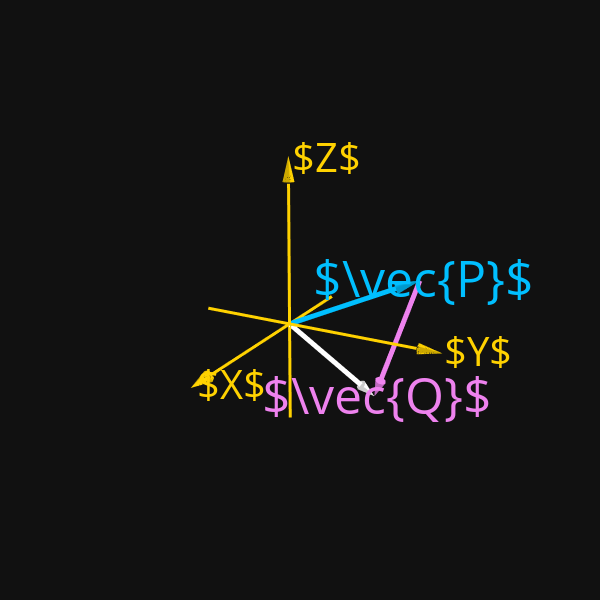

The notebook cell saved with this chart:
### Code cell
# Colores de los elementos a graficar
ColorP = 'rgba(0, 191, 255, 60)'
ColorQ = 'rgba(238, 130, 238, 60)'
ColorR = 'rgba(255, 255, 255, 60)'
TextoR = r"$\vec{{R}}=({0:.1f},{1:.1f},{2:.1f})$".format(R[0],R[1],R[2])
ColorEjes = 'rgba(255, 210, 0, 60)'

# Parámetros para ajustar la graficación
vecs     = column_stack((P,Q,R))
ValorMax = vecs.max()*1.1 # Máximo en los ejes
ValorMin = vecs.min()*1.1 # Mínimo en los ejes
# Tamaños de las puntas de los vectores
Tip   = 1.0
Shift = 0.2*Tip
ShiftR = 3*Tip
# Dirección de los vectores
Punit = P/sqrt(dot(P,P))
Qunit = -Q/sqrt(dot(Q,Q))
Runit = R/sqrt(dot(R,R))

# Vector P
TipP = go.Cone(x=[P[0]],y=[P[1]],z=[P[2]],
               u=[Tip*Punit[0]],v=[Tip*Punit[1]],w=[Tip*Punit[2]],
               colorscale=[[0, ColorP],[1.0, ColorP]],
               sizemode="absolute",
               sizeref=1.0,
               anchor="tip",
               showscale=False)
VecP = go.Scatter3d(x=[0,P[0]-Tip*Punit[0]],
                    y=[0,P[1]-Tip*Punit[1]],
                    z=[0,P[2]-Tip*Punit[2]],
                    mode="lines",showlegend=False,
                    line=dict(width=10,color=ColorP))
# Vector Q
TipQ = go.Cone(x=[P[0]-Q[0]],y=[P[1]-Q[1]],z=[P[2]-Q[2]],
               u=[Tip*Qunit[0]],v=[Tip*Qunit[1]],w=[Tip*Qunit[2]],
               colorscale=[[0, ColorQ],[1.0, ColorQ]],
               sizemode="absolute",
               sizeref=1.0,
               anchor="tip",
               showscale=False)
VecQ = go.Scatter3d(x=[P[0],P[0]-Q[0]-Tip*Qunit[0]],
                    y=[P[1],P[1]-Q[1]-Tip*Qunit[1]],
                    z=[P[2],P[2]-Q[2]-Tip*Qunit[2]],
                    mode="lines",showlegend=False,
                    line=dict(width=10,color=ColorQ))
# Vector R
TipR = go.Cone(x=[R[0]],y=[R[1]],z=[R[2]],
               u=[Tip*Runit[0]],v=[Tip*Runit[1]],w=[Tip*Runit[2]],
               colorscale=[[0, ColorR],[1.0, ColorR]],
               sizemode="absolute",
               sizeref=1.0,
               anchor="tip",
               showscale=False)
VecR = go.Scatter3d(x=[0,R[0]-Tip*Runit[0]],
                    y=[0,R[1]-Tip*Runit[1]],
                    z=[0,R[2]-Tip*Runit[2]],
                    mode="lines",showlegend=False,
                    line=dict(width=10,color=ColorR))
# Puntas de los ejes
ConosEjes = go.Cone( x = [ValorMax,0,0],
                     y = [0,ValorMax,0],
                     z = [0,0,ValorMax],
                     u = [Tip, 0, 0],
                     v = [0, Tip, 0],
                     w = [0, 0, Tip],
                     colorscale=[[0, ColorEjes],[1.0, ColorEjes]],
                     sizemode="absolute",
                     sizeref=0.1,
                     anchor="tip",
                     showscale=False)
# Eje x
Eje_x = go.Scatter3d(x = [ValorMin,ValorMax-Tip],
                     y = [0,0],
                     z = [0,0],
                     mode = 'lines',
                     showlegend = False,
                     line = dict(width = 6,
                                 color = ColorEjes))
# Eje y
Eje_y = go.Scatter3d(x = [0,0],
                     y = [ValorMin,ValorMax-Tip],
                     z = [0,0],
                     mode = 'lines',
                     showlegend = False,
                     line = dict(width = 6,
                                 color = ColorEjes))
# Eje z
Eje_z = go.Scatter3d(x = [0,0],
                     y = [0,0],
                     z = [ValorMin,ValorMax-Tip],
                     mode = 'lines',
                     showlegend = False,
                     line = dict(width = 6,
                                 color = ColorEjes)) 
# --------------------------------------------------
# Graficación de los diferentes elementos
fig = go.Figure(data=[ConosEjes,Eje_x,Eje_y,Eje_z,
                      TipP,VecP,
                      TipQ,VecQ,
                      TipR,VecR])
# Ajustes de la escena
fig.update_layout( \
# - begin scene                  
scene = dict(xaxis_title='',yaxis_title='',zaxis_title='',
    xaxis = dict(nticks=0, range=[ValorMin,ValorMax],ticktext=[""],tickvals= [0.0],visible=False),
    yaxis = dict(nticks=0, range=[ValorMin,ValorMax],ticktext=[""],tickvals= [0.0],visible=False),
    zaxis = dict(nticks=0, range=[ValorMin,ValorMax],ticktext=[""],tickvals= [0.0],visible=False),
    camera_eye=dict(x=1.5, y=0.8, z=0.6),
    annotations=[\
      dict(showarrow=False, x=ValorMax, y=Shift, z=Shift,
           text="$X$",xanchor="left",xshift=0,
           opacity=1.0,font=dict(size=40,color = ColorEjes) ),
      dict(showarrow=False, x=Shift,y=ValorMax,z=Shift,
           text="$Y$",xanchor="left",xshift=0,
           opacity=1.0,font=dict(size=40,color = ColorEjes) ),
      dict(showarrow=False, x=Shift,y=Shift,z=ValorMax,
           text="$Z$",xanchor="left",xshift=0,
           opacity=1.0,font=dict(size=40,color = ColorEjes)),
      dict(showarrow=False,x=P[0]+Shift,y=P[1]+Shift,z=P[2]+Shift,
           text=r"$\vec{P}$",xanchor="center",
           opacity=1.0,font=dict(size=50,color=ColorP)),
      dict(showarrow=False,x=P[0]-Q[0]+Shift,y=P[1]-Q[1]+Shift,z=P[2]-Q[2]+Shift,
           text=r"$\vec{Q}$",xanchor="center",
           opacity=1.0,font=dict(size=50,color=ColorQ)),
      dict(showarrow=False,
           x=R[0]-ShiftR*Punit[0],
           y=R[1]-ShiftR*Punit[1],
           z=R[2]-ShiftR*Punit[2],
           text=TextoR,
           xanchor="center",
           opacity=1.0,font=dict(size=60,color=ColorR))
    ]), 
# - end scene
template="plotly_dark",
width = 600, height= 600)

# Mostrar la gráfica
fig.show()

### Figure 1 — Plotly figure (JSON) as saved in the notebook; plotly's stock layout.template omitted (floating-point values rounded to 4 significant figures)
{"data": [{"anchor": "tip", "colorscale": [[0, "rgba(255, 210, 0, 60)"], [1, "rgba(255, 210, 0, 60)"]], "showscale": false, "sizemode": "absolute", "sizeref": 0.1, "type": "cone", "u": [1, 0, 0], "v": [0, 1, 0], "w": [0, 0, 1], "x": [6.6, 0, 0], "y": [0, 6.6, 0], "z": [0, 0, 6.6]}, {"line": {"color": "rgba(255, 210, 0, 60)", "width": 6}, "mode": "lines", "showlegend": false, "type": "scatter3d", "x": [-4.4, 5.6], "y": [0, 0], "z": [0, 0]}, {"line": {"color": "rgba(255, 210, 0, 60)", "width": 6}, "mode": "lines", "showlegend": false, "type": "scatter3d", "x": [0, 0], "y": [-4.4, 5.6], "z": [0, 0]}, {"line": {"color": "rgba(255, 210, 0, 60)", "width": 6}, "mode": "lines", "showlegend": false, "type": "scatter3d", "x": [0, 0], "y": [0, 0], "z": [-4.4, 5.6]}, {"anchor": "tip", "colorscale": [[0, "rgba(0, 191, 255, 60)"], [1, "rgba(0, 191, 255, 60)"]], "showscale": false, "sizemode": "absolute", "sizeref": 1, "type": "cone", "u": [-0.3482], "v": [0.8704], "w": [0.3482], "x": [-2], "y": [5], "z": [2]}, {"line": {"color": "rgba(0, 191, 255, 60)", "width": 10}, "mode": "lines", "showlegend": false, "type": "scatter3d", "x": [0, -1.652], "y": [0, 4.13], "z": [0, 1.652]}, {"anchor": "tip", "colorscale": [[0, "rgba(238, 130, 238, 60)"], [1, "rgba(238, 130, 238, 60)"]], "showscale": false, "sizemode": "absolute", "sizeref": 1, "type": "cone", "u": [-0.1562], "v": [-0.3123], "w": [-0.937], "x": [-3], "y": [3], "z": [-4]}, {"line": {"color": "rgba(238, 130, 238, 60)", "width": 10}, "mode": "lines", "showlegend": false, "type": "scatter3d", "x": [-2, -2.844], "y": [5, 3.312], "z": [2, -3.063]}, {"anchor": "tip", "colorscale": [[0, "rgba(255, 255, 255, 60)"], [1, "rgba(255, 255, 255, 60)"]], "showscale": false, "sizemode": "absolute", "sizeref": 1, "type": "cone", "u": [-0.5145], "v": [0.5145], "w": [-0.686], "x": [-3], "y": [3], "z": [-4]}, {"line": {"color": "rgba(255, 255, 255, 60)", "width": 10}, "mode": "lines", "showlegend": false, "type": "scatter3d", "x": [0, -2.486], "y": [0, 2.486], "z": [0, -3.314]}], "layout": {"height": 600, "scene": {"annotations": [{"font": {"color": "rgba(255, 210, 0, 60)", "size": 40}, "opacity": 1, "showarrow": false, "text": "$X$", "x": 6.6, "xanchor": "left", "xshift": 0, "y": 0.2, "z": 0.2}, {"font": {"color": "rgba(255, 210, 0, 60)", "size": 40}, "opacity": 1, "showarrow": false, "text": "$Y$", "x": 0.2, "xanchor": "left", "xshift": 0, "y": 6.6, "z": 0.2}, {"font": {"color": "rgba(255, 210, 0, 60)", "size": 40}, "opacity": 1, "showarrow": false, "text": "$Z$", "x": 0.2, "xanchor": "left", "xshift": 0, "y": 0.2, "z": 6.6}, {"font": {"color": "rgba(0, 191, 255, 60)", "size": 50}, "opacity": 1, "showarrow": false, "text": "$\\vec{P}$", "x": -1.8, "xanchor": "center", "y": 5.2, "z": 2.2}, {"font": {"color": "rgba(238, 130, 238, 60)", "size": 50}, "opacity": 1, "showarrow": false, "text": "$\\vec{Q}$", "x": -2.8, "xanchor": "center", "y": 3.2, "z": -3.8}, {"font": {"color": "rgba(255, 255, 255, 60)", "size": 60}, "opacity": 1, "showarrow": false, "text": "$\\vec{R}=(-3.0,3.0,-4.0)$", "x": -1.956, "xanchor": "center", "y": 0.3888, "z": -5.044}], "camera": {"eye": {"x": 1.5, "y": 0.8, "z": 0.6}}, "xaxis": {"nticks": 0, "range": [-4.4, 6.6], "ticktext": [""], "tickvals": [0], "title": {"text": ""}, "visible": false}, "yaxis": {"nticks": 0, "range": [-4.4, 6.6], "ticktext": [""], "tickvals": [0], "title": {"text": ""}, "visible": false}, "zaxis": {"nticks": 0, "range": [-4.4, 6.6], "ticktext": [""], "tickvals": [0], "title": {"text": ""}, "visible": false}}, "width": 600}}
